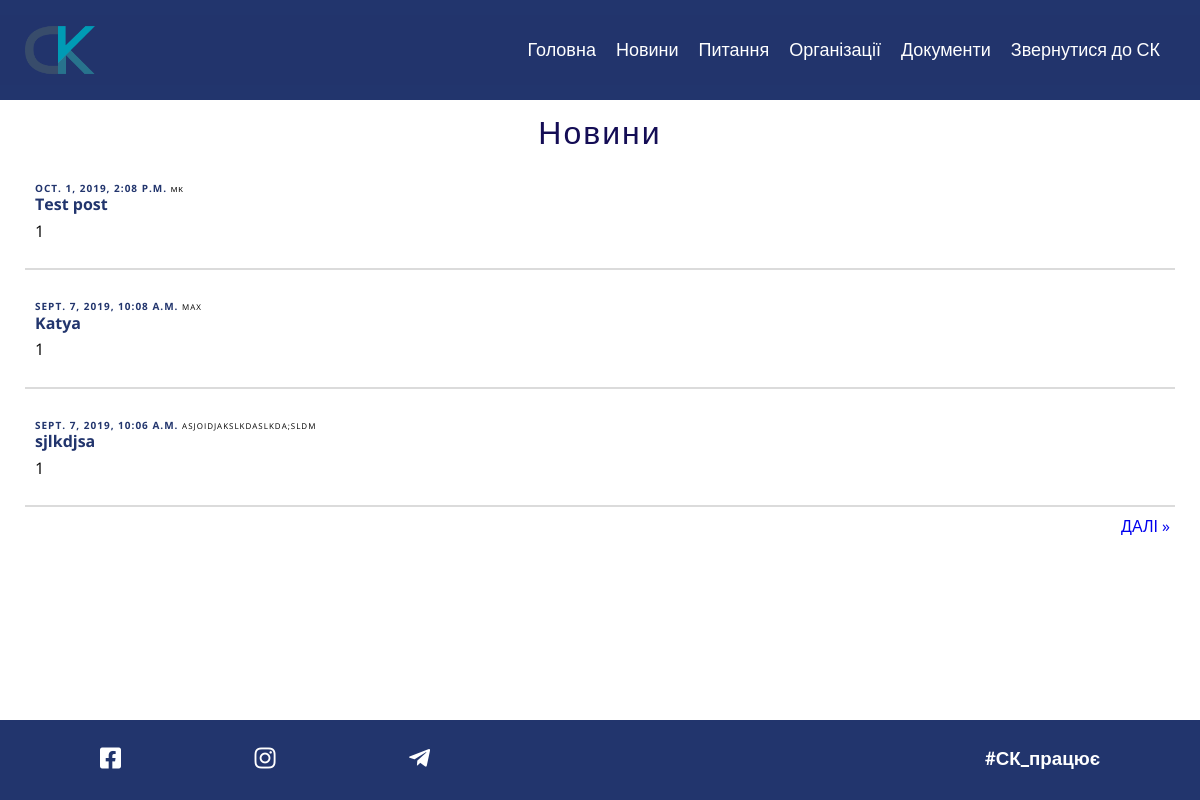
/all_news/, run on the app's committed database.
### skSite/models.py (models this page shows)
class Post(models.Model):
    post_head = models.CharField(max_length=128)
    post_short_body = models.CharField(max_length=256)
    post_text = models.TextField(max_length=3000)
    author = models.CharField(max_length=100)
    image = models.ImageField(default='default.jpg', upload_to='news_images')
    date_posted = models.DateTimeField(default=timezone.now)

### skSite/views.py (the view)
# urls.py: path('all_news/', PostListView.as_view(), name='all-news'),
class PostListView(ListView):
    model = Post
    template_name = 'skSite/all_news.html'
    context_object_name = 'posts'
    ordering = ['-date_posted']
    paginate_by = 3

### skSite/templates/skSite/all_news.html (shortened to what this page needs)
{% extends 'skSite/base.html' %}
{% load static %}
{% block content %}
    <link rel="stylesheet" type="text/css" href="{% static 'skSite/scss/all_news.css' %}">
    <link rel="stylesheet" type="text/css" href="{% static 'skSite/scss/base.css' %}">
    <section class="all_news">
        <div class="container-all-news" style="">
            <h1 style="font-size: 32px; color: #22356d; text-align: center;
                color: #140d55;
                letter-spacing: 2px;
                cursor: pointer;
                font-weight: 400;" class="all_news_header">Новини</h1>
            <div id="news_list" style="; display: flex; margin: 10px 10px">
                {% for new in posts %}
                    <article id="n{{ forloop.counter }}" class="news_article_all" style="border-bottom: 2px solid rgba(0,0,0,0.14);min-width: 100%; margin: 0 auto; margin-bottom: 10px; max-width: 100%; max-height: 200px; ">
                        <div class = "news_info_all" style="margin: 10px 10px; display: flex; flex-direction: column;">
                            <div class = "all_news_header_post" style="margin-top: 5px;">
                                <time class="news_time">
                                    <a id="" class="card_link">{{ new.date_posted }}</a>  <small> {{ new.author }}</small>
                                </time>
                            </div>
                            <div class = "all_news_post_detail" style="display: flex;flex-direction: column">
                                <h2 style="margin-bottom: 0.5em; font-size: 16px">
                                    <a id="h1" class="card_link"  href="{% url 'post-detail' new.id %}">{{ new.post_head }}</a>
                                </h2>
                                <div class="textpostallnews">
                                    {{ new.post_short_body | safe | linebreaksbr }}
                                </div>
                            </div>
                            <br>
                        </div>
                    </article>
                {% endfor %}
                {% if is_paginated %}
                    <div aria-label="Page navigation conatiner" style="float: right;">
                        <ul class="pagination">
                            {% if page_obj.has_next %}
                                <li><a href="?page={{ page_obj.next_page_number }}" class="page-link" style="float: right; size: 16px;"> <p style = "size: 32px;">ДАЛІ &raquo;</p></a></li>
                            {% endif %}
                        </ul>
                    </div>
                </div>
                {% endif %}
            </div>
        </div>
{% endblock content %}

### skSite/static/skSite/scss/base.css (style rules this page uses)
html { line-height:1.15;-ms-text-size-adjust:100%;-webkit-text-size-adjust:100% }
article,aside,details,figcaption,figure,footer,header,main,menu,nav,section { display:block }
h1 { font-size:2em }
a { background-color:transparent;-webkit-text-decoration-skip:objects;text-decoration:none }
small { font-size:80% }
#infoContactBlock,*,legend { -webkit-box-sizing:border-box;box-sizing:border-box }
* { margin:0;padding:0 }
body,html { width:100%;min-height:100vh }
body { display:-webkit-box;display:-ms-flexbox;display:flex;-webkit-box-orient:vertical;-webkit-box-direction:normal;-ms-flex-direction:column;flex-direction:column;font-family:"Open Sans",sans-serif }
body,h1,h2,h3,h4,h5,h6 { margin:0 }
.card_link { font-weight:700;color:#22356d;text-decoration:none }
#load_more_button-all-news,.news_time { font-size:10px;letter-spacing:1px;font-weight:400;text-transform:uppercase }
.info_logo,h1 { font-family:"Roboto",sans-serif }
html { scroll-behavior:smooth }
p,ul { padding-left:5px }
p { padding-right:5px }
ul { list-style-type:none }
html { font-family: 'Open Sans', sans-serif; }
body { height: 100%; width: 100%; }

### skSite/static/skSite/scss/header.css (style rules this page uses)
* { box-sizing: border-box; padding: 0; margin: 0; }
body { font-family: 'Josefin Sans', sans-serif; }

### skSite/static/skSite/scss/all_news.css (style rules this page uses)
#news_list { display: flex; flex-direction: column; }
.news_article_all { text-overflow: ellipsis; overflow: hidden; display: block; flex-direction: column; flex-flow: wrap; justify-content: space-between; align-items: center; margin-bottom: 20px; transition: transform .3s ease-in-out; position: relative; }
.news_time { font-size: 10px; letter-spacing: 1px; font-weight: 400; text-transform: uppercase; }
.container-all-news { margin: 15px 15px; }
.all_news_header { margin-top: 15px; margin-bottom: 5px; }

### data on the page
Post: date_posted "OCT. 1, 2019, 2:08 P.M.", author "МК", post_head "Test post", post_short_body "1"
Post: date_posted "SEPT. 7, 2019, 10:08 A.M.", author "MAX", post_head "Katya", post_short_body "1"
Post: date_posted "SEPT. 7, 2019, 10:06 A.M.", author "ASJOIDJAKSLKDASLKDA;SLDM", post_head "sjlkdjsa", post_short_body "1"
